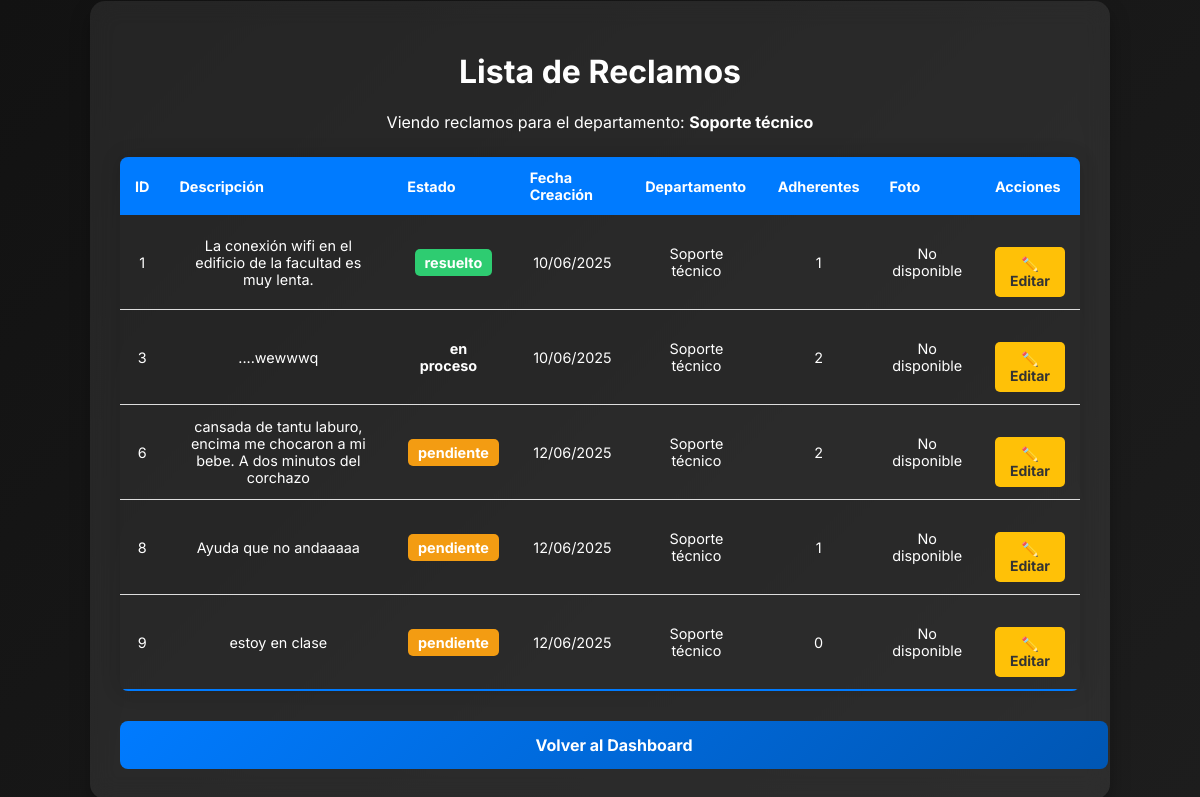
Before: /listar_reclamos (signed in) with the older database file.
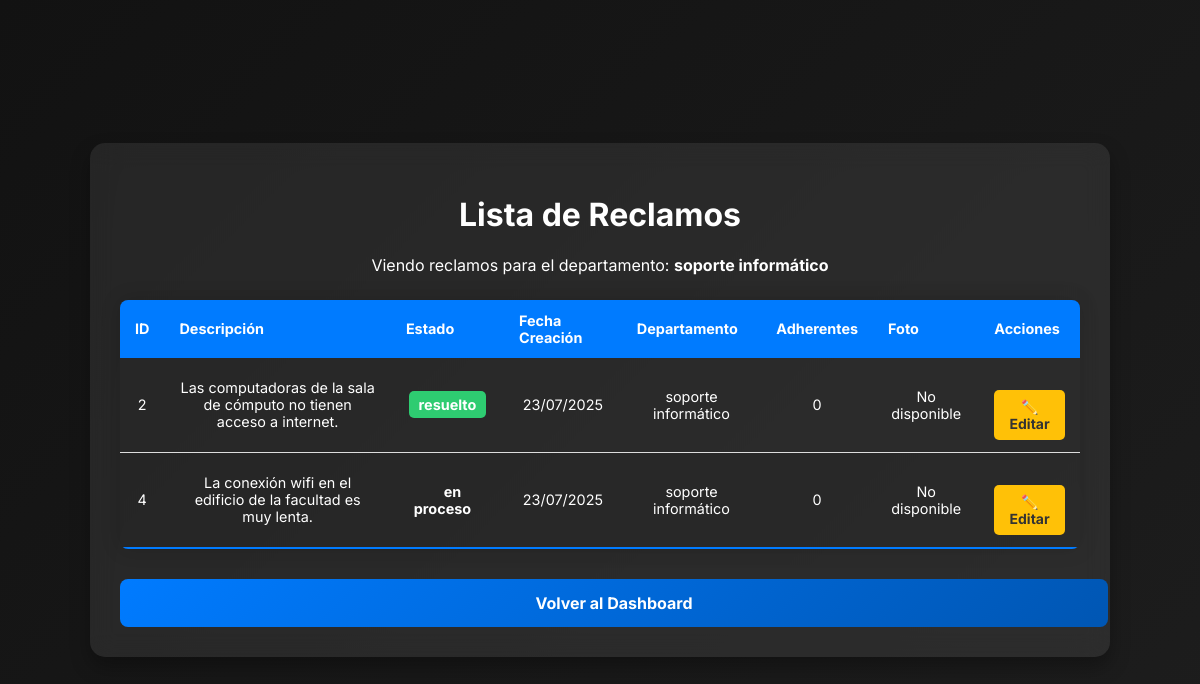
After: the same page with the newer database file.
### modules/modelos.py (models this page shows, shortened)
class ModeloUsuario(Base):
    __tablename__= 'usuarios'
    id= Column(Integer, primary_key=True)
    nombre=Column(String(1000), nullable=False, unique=False)
    apellido=Column(String(1000), nullable=False, unique= False)
    username=Column(String(100), nullable=False, unique=True)
    email= Column(String(1000), nullable=False, unique=True)
    password= Column(String(1000), nullable=False)
    rol=Column(String, default="usuario")
    claustro=Column(String(100), nullable=True)
    departamento = Column(String(100), default="sin_departamento")

class ModeloReclamo(Base):
    __tablename__= 'reclamos'
    id= Column(Integer, primary_key=True)
    descripcion= Column(String(1000), nullable=False)
    estado= Column(String(50), default="pendiente") #El estado. Puede ser Pendiente, o Resuelto
    departamento= Column(String(100), nullable=False)
    fecha_creacion= Column(DateTime, default=datetime.utcnow)
    fecha_resolucion= Column(DateTime, nullable=True)
    id_usuario= Column(Integer, ForeignKey('usuarios.id')) #Reclamo ligado a usuario
    foto = Column(String(255), nullable=True)

### server.py (the view)
@app.route('/listar_reclamos', methods=['GET'])
@login_required
def listar_reclamos():
    departamento_filtro = request.args.get('departamento')
    departamentos = gestor_reclamos.obtener_departamentos()
    if current_user.is_authenticated and current_user.es_secretario():
        if departamento_filtro:
            lista_reclamos = gestor_reclamos.listar_reclamos_por_departamento(departamento_filtro)
        else:
            lista_reclamos = gestor_reclamos.obtener_todos_los_reclamos()
    elif current_user.is_authenticated and current_user.es_jefe():
        lista_reclamos = gestor_reclamos.listar_reclamos_por_departamento(current_user.departamento)
        departamentos = []
    else:
        if departamento_filtro:
            lista_reclamos = gestor_reclamos.listar_reclamos_por_departamento(departamento_filtro, estado="pendiente")
        else:
            lista_reclamos = gestor_reclamos.listar_reclamos_para_usuarios()
    return render_template('listar_reclamos.html',
                           lista_reclamos=lista_reclamos,
                           departamentos=departamentos,
                           departamento_filtro=departamento_filtro)

### modules/dominio.py (called while the page is built)
    @property
    def id(self):
        return self.__id

    @property
    def descripcion(self):
        return self.__descripcion

    @property
    def estado(self):
        return self.__estado

    @property
    def departamento(self):
        return self.__departamento

    @property
    def fecha_creacion(self):
        return self.__fecha_creacion

    @property
    def foto(self):
        return self.__foto

    @id.setter
    def id(self, p_id):
        if p_id is not None and not isinstance(p_id, int):
            raise ValueError("El id debe ser un número entero")
        self.__id=p_id

    @descripcion.setter
    def descripcion(self, p_descripcion):
        if not isinstance(p_descripcion, str) or p_descripcion.strip() == "":
            raise ValueError("La descripcion no puede estar vacía")
        self.__descripcion= p_descripcion.strip()

    @estado.setter
    def estado(self, p_estado):
        if p_estado not in ["pendiente", "resuelto", "en proceso","inválido"]:
            raise ValueError("El estado debe ser 'pendiente', 'resuelto', 'en proceso' o 'invalido'")
        self.__estado=p_estado

    @foto.setter
    def foto(self, p_foto):
        self.__foto=p_foto

### templates/listar_reclamos.html (shortened to what this page needs)
<!DOCTYPE html>
<html lang="es">
<head>
    <link rel="stylesheet" type="text/css" href="{{ url_for('static', filename='style.css') }}">
</head>
<body>
    <div class="container" style="width: 80%; max-width: 1200px;">
        <h1>Lista de Reclamos</h1>
        {% if not (current_user.es_jefe() or current_user.es_secretario()) %}
            <form method="GET" action="{{ url_for('listar_reclamos') }}" class="filter-form">
                <label for="departamento">Filtrar por departamento:</label>
                <select name="departamento" class="form-control">
                    <option value="">Todos</option>
                    {% for depto in departamentos %}
                        <option value="{{ depto }}" {% if departamento_filtro == depto %}selected{% endif %}>{{ depto }}</option>
                    {% endfor %}
                </select>
                <button type="submit" class="btn-primary" style="width: auto; padding: 10px 20px;">Filtrar</button>
            </form>
        {% else %}
             <p>Viendo reclamos para el departamento: <strong>{{ current_user.departamento }}</strong></p>
        {% endif %}
        {% if lista_reclamos %}
            <table class="styled-table">
                <thead>
                    <tr>
                        <th>ID</th>
                        <th>Descripción</th>
                        <th>Estado</th>
                        <th>Fecha Creación</th>
                        <th>Departamento</th>
                        <th>Adherentes</th>
                        <th>Foto</th>
                        <th>Acciones</th>
                    </tr>
                </thead>
                <tbody>
                    {% for reclamo in lista_reclamos %}
                    <tr>
                        <td>{{ reclamo.id }}</td>
                        <td>{{ reclamo.descripcion }}</td>
                        <td><span class="status {{ reclamo.estado|replace(' ', '.') }}">{{ reclamo.estado }}</span></td>
                        <td>{{ reclamo.fecha_creacion.strftime('%d/%m/%Y') }}</td>
                        <td>{{ reclamo.departamento }}</td>
                        <td>{{ reclamo.adherentes }}</td>
                        <td>
                            {% if reclamo.foto %}
                                <img src="{{ url_for('static', filename='uploads/' + reclamo.foto) }}" alt="Foto del reclamo" width="100" style="border-radius: 5px;">
                            {% else %}
                                <span>No disponible</span>
                            {% endif %}
                        </td>
                        <td>
                            {% if current_user.es_jefe() or current_user.es_secretario()%}
                                <a href="{{ url_for('editar_reclamo', id=reclamo.id) }}" class="btn-edit">✏️ Editar</a>
                            {% endif %}
                        </td>
                    </tr>
                    {% endfor %}
                </tbody>
            </table>
        {% else %}
            <div class="alert alert-info">No hay reclamos que coincidan con los criterios de búsqueda.</div>
        {% endif %}
        <div class="links-container" style="margin-top: 30px;">
            {% if current_user.es_jefe() or current_user.es_secretario() %}
                <a href="{{ url_for('dashboard') }}" class="btn-primary">Volver al Dashboard</a>
            {% else %}
                <a href="{{ url_for('menu_principal') }}" class="btn-primary">Volver al Menú</a>
                <a href="{{ url_for('agregar_reclamo') }}" class="btn-secondary" style="margin-left: 10px;">Crear un Reclamo</a>
            {% endif %}
        </div>
    </div>
</body>
</html>

Changed rows visible on the page:
no longer on this page (row edited): ModeloReclamo: id "1", descripcion "La conexión wifi en el edificio de la facultad es muy lenta.", estado "resuelto", fecha_creacion "10/06/2025", departamento "Soporte técnico", adherentes "1"
no longer on this page (row edited): ModeloReclamo: id "3", descripcion "....wewwwq", estado "en proceso", fecha_creacion "10/06/2025", departamento "Soporte técnico", adherentes "2"
removed ModeloReclamo: id "6", descripcion "cansada de tantu laburo, encima me chocaron a mi bebe. A dos minutos del corchazo", estado "pendiente", fecha_creacion "12/06/2025", departamento "Soporte técnico", adherentes "2"
removed ModeloReclamo: id "8", descripcion "Ayuda que no andaaaaa", estado "pendiente", fecha_creacion "12/06/2025", departamento "Soporte técnico", adherentes "1"
removed ModeloReclamo: id "9", descripcion "estoy en clase", estado "pendiente", fecha_creacion "12/06/2025", departamento "Soporte técnico", adherentes "0"
changed ModeloUsuario: departamento "Soporte técnico" → "soporte informático"
now on this page (row edited): ModeloReclamo: id "2", descripcion "Las computadoras de la sala de cómputo no tienen acceso a internet.", estado "resuelto", fecha_creacion "23/07/2025", departamento "soporte informático", adherentes "0"
now on this page (row edited): ModeloReclamo: id "4", descripcion "La conexión wifi en el edificio de la facultad es muy lenta.", estado "en proceso", fecha_creacion "23/07/2025", departamento "soporte informático", adherentes "0"
